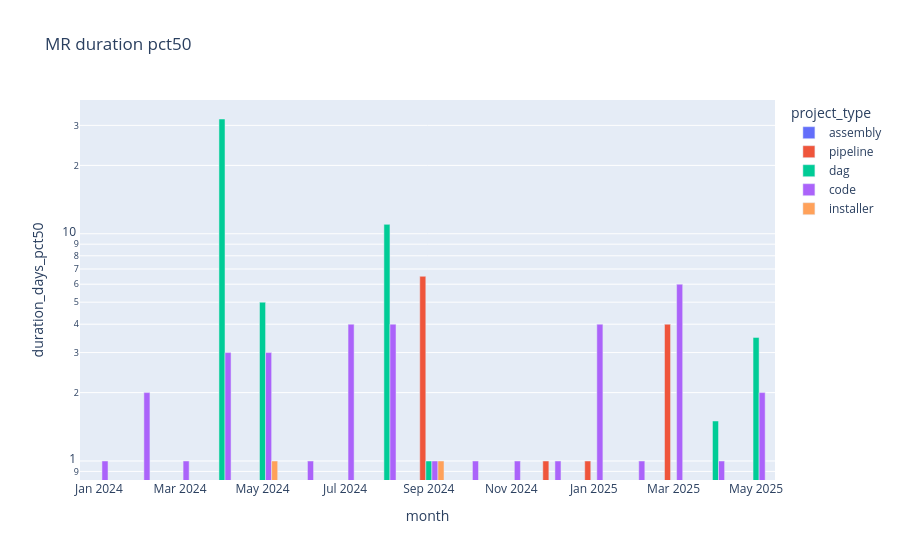

Write notebook code for a chart like this one.
### Code cell
px.bar(mrs_duration.toPandas(),x='month',y='duration_days_pct50',color='project_type',title='MR duration pct50',log_y=True,barmode='group')

### Figure 1 — Plotly figure (JSON) as saved in the notebook; plotly's stock layout.template omitted (floating-point values rounded to 4 significant figures)
{"data": [{"alignmentgroup": "True", "hovertemplate": "project_type=assembly<br>month=%{x}<br>duration_days_pct50=%{y}<extra></extra>", "legendgroup": "assembly", "marker": {"color": "#636efa", "pattern": {"shape": ""}}, "name": "assembly", "offsetgroup": "assembly", "orientation": "v", "showlegend": true, "textposition": "auto", "type": "bar", "x": ["2024-06-01T00:00:00.000000000", "2024-02-01T00:00:00.000000000", "2024-04-01T00:00:00.000000000", "2025-02-01T00:00:00.000000000", "2025-01-01T00:00:00.000000000", "2024-10-01T00:00:00.000000000", "2024-12-01T00:00:00.000000000", "2024-08-01T00:00:00.000000000", "2025-05-01T00:00:00.000000000", "2024-03-01T00:00:00.000000000", "2025-04-01T00:00:00.000000000", "2025-03-01T00:00:00.000000000", "2024-11-01T00:00:00.000000000", "2024-07-01T00:00:00.000000000", "2024-01-01T00:00:00.000000000", "2024-09-01T00:00:00.000000000", "2024-05-01T00:00:00.000000000"], "xaxis": "x", "y": [0.0, 0.0, 0.0, 0.0, 0.0, 0.0, 0.0, 0.0, 0.0, 0.0, 0.0, 0.0, 0.0, 0.0, 0.0, 0.0, 0.0], "yaxis": "y"}, {"alignmentgroup": "True", "hovertemplate": "project_type=pipeline<br>month=%{x}<br>duration_days_pct50=%{y}<extra></extra>", "legendgroup": "pipeline", "marker": {"color": "#EF553B", "pattern": {"shape": ""}}, "name": "pipeline", "offsetgroup": "pipeline", "orientation": "v", "showlegend": true, "textposition": "auto", "type": "bar", "x": ["2024-12-01T00:00:00.000000000", "2024-08-01T00:00:00.000000000", "2024-11-01T00:00:00.000000000", "2024-09-01T00:00:00.000000000", "2024-06-01T00:00:00.000000000", "2025-02-01T00:00:00.000000000", "2024-10-01T00:00:00.000000000", "2025-03-01T00:00:00.000000000", "2024-07-01T00:00:00.000000000", "2025-01-01T00:00:00.000000000"], "xaxis": "x", "y": [1.0, 0.0, 0.0, 6.5, 0.0, 0.0, 0.0, 4.0, 0.0, 1.0], "yaxis": "y"}, {"alignmentgroup": "True", "hovertemplate": "project_type=dag<br>month=%{x}<br>duration_days_pct50=%{y}<extra></extra>", "legendgroup": "dag", "marker": {"color": "#00cc96", "pattern": {"shape": ""}}, "name": "dag", "offsetgroup": "dag", "orientation": "v", "showlegend": true, "textposition": "auto", "type": "bar", "x": ["2025-05-01T00:00:00.000000000", "2024-02-01T00:00:00.000000000", "2024-06-01T00:00:00.000000000", "2024-11-01T00:00:00.000000000", "2024-12-01T00:00:00.000000000", "2024-07-01T00:00:00.000000000", "2024-04-01T00:00:00.000000000", "2024-01-01T00:00:00.000000000", "2025-04-01T00:00:00.000000000", "2025-03-01T00:00:00.000000000", "2024-09-01T00:00:00.000000000", "2024-08-01T00:00:00.000000000", "2024-10-01T00:00:00.000000000", "2024-05-01T00:00:00.000000000"], "xaxis": "x", "y": [3.5, 0.0, 0.0, 0.0, 0.0, 0.0, 32.0, 0.0, 1.5, 0.0, 1.0, 11.0, 0.0, 5.0], "yaxis": "y"}, {"alignmentgroup": "True", "hovertemplate": "project_type=code<br>month=%{x}<br>duration_days_pct50=%{y}<extra></extra>", "legendgroup": "code", "marker": {"color": "#ab63fa", "pattern": {"shape": ""}}, "name": "code", "offsetgroup": "code", "orientation": "v", "showlegend": true, "textposition": "auto", "type": "bar", "x": ["2024-07-01T00:00:00.000000000", "2024-03-01T00:00:00.000000000", "2024-09-01T00:00:00.000000000", "2025-05-01T00:00:00.000000000", "2024-11-01T00:00:00.000000000", "2024-08-01T00:00:00.000000000", "2024-05-01T00:00:00.000000000", "2025-01-01T00:00:00.000000000", "2024-02-01T00:00:00.000000000", "2024-06-01T00:00:00.000000000", "2024-12-01T00:00:00.000000000", "2024-04-01T00:00:00.000000000", "2024-01-01T00:00:00.000000000", "2025-02-01T00:00:00.000000000", "2025-03-01T00:00:00.000000000", "2024-10-01T00:00:00.000000000", "2025-04-01T00:00:00.000000000"], "xaxis": "x", "y": [4.0, 1.0, 1.0, 2.0, 1.0, 4.0, 3.0, 4.0, 2.0, 1.0, 1.0, 3.0, 1.0, 1.0, 6.0, 1.0, 1.0], "yaxis": "y"}, {"alignmentgroup": "True", "hovertemplate": "project_type=installer<br>month=%{x}<br>duration_days_pct50=%{y}<extra></extra>", "legendgroup": "installer", "marker": {"color": "#FFA15A", "pattern": {"shape": ""}}, "name": "installer", "offsetgroup": "installer", "orientation": "v", "showlegend": true, "textposition": "auto", "type": "bar", "x": ["2024-11-01T00:00:00.000000000", "2025-05-01T00:00:00.000000000", "2024-10-01T00:00:00.000000000", "2024-07-01T00:00:00.000000000", "2024-05-01T00:00:00.000000000", "2024-02-01T00:00:00.000000000", "2024-04-01T00:00:00.000000000", "2024-03-01T00:00:00.000000000", "2024-09-01T00:00:00.000000000", "2024-06-01T00:00:00.000000000", "2024-01-01T00:00:00.000000000", "2025-02-01T00:00:00.000000000", "2024-08-01T00:00:00.000000000", "2025-04-01T00:00:00.000000000", "2025-03-01T00:00:00.000000000", "2024-12-01T00:00:00.000000000", "2025-01-01T00:00:00.000000000"], "xaxis": "x", "y": [0.0, 0.0, 0.0, 0.0, 1.0, 0.0, 0.0, 0.0, 1.0, 0.0, 0.0, 0.0, 0.0, 0.0, 0.0, 0.0, 0.0], "yaxis": "y"}], "layout": {"barmode": "group", "legend": {"title": {"text": "project_type"}, "tracegroupgap": 0}, "title": {"text": "MR duration pct50"}, "xaxis": {"anchor": "y", "domain": [0, 1], "title": {"text": "month"}}, "yaxis": {"anchor": "x", "domain": [0, 1], "title": {"text": "duration_days_pct50"}, "type": "log"}}}
